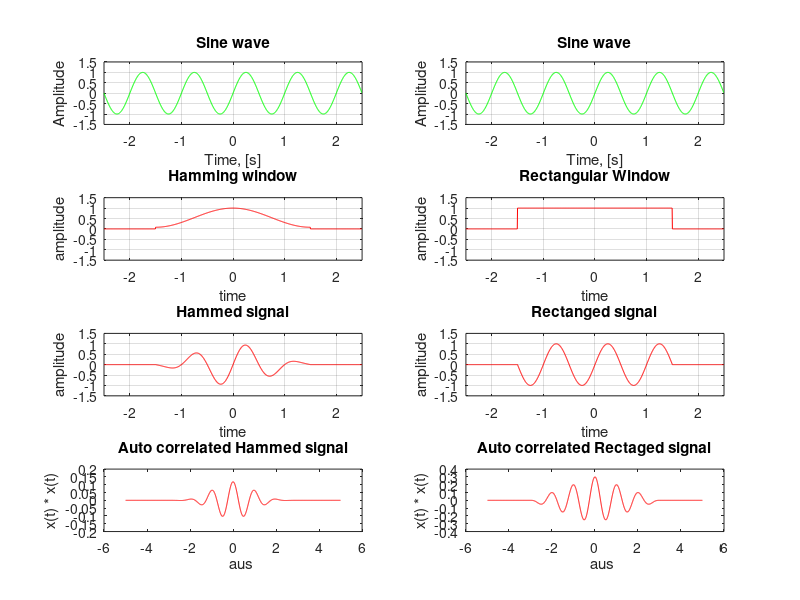

The MATLAB source for this figure:
close all;
clc;
clear all;
% ----------------------------------
% STEP 1: Generating the sine wave  
% ----------------------------------

f1 = 1;
N  = 1000; % Number of Samples
Fs = 200; % Sampling Frequency in Hz % Sampling Time(Ts) = 1/Fs = 1/200 = 0.004 sec
t = ((-N/2):(N/2)-1)/Fs; % Time axis from -2.5 sec to 2.495  sec
y = sin(2*pi*f1*t); % generates the sine wave


subplot(4,2,1); % to generate a plot for 8 graphs
plot(t, y, 'g');
title("Sine wave");
xlabel("Time, [s]");
ylabel("Amplitude");
ylim([-1.5 1.5]), xlim([-2.5 2.5])
grid;

subplot(4,2,2);
plot(t, y, 'g');
title("Sine wave");
xlabel("Time, [s]");
ylabel("Amplitude");
ylim([-1.5 1.5]), xlim([-2.5 2.5])
grid;

% ------------------------------------------------------------------------------------
% Theory: These window functions are useful for noise measurements where better frequency
% resolution with moderate side lobes are required.
% Windowing the data makes sure that the ends match up while keeping 
% everything reasonably smooth; this greatly reduces the sort of "spectral leakage"

% As you can see in the plot the Hamming window's side lobes tends to reach zero
% which helps in cancelling the nearest side lobe.

% link: https://download.ni.com/evaluation/pxi/Understanding%20FFTs%20and%20Windowing.pdf

% ------------------------------
% STEP 2: Generating the windows
% ------------------------------

% IMPORTANT!!
% In this case we are taking window length smaller than signal length, 
% This is to display the edges of the rectangular window and the hamming window.
% You should always match the length of the windows
% an = a + (n-1)*d
% zero padding , window length, zero padding
% [zeros(1, 200) hamming(601)'  zeros(1, 199)]  [-2.5 to -1.505, -1.5 to 1.5, 1.505 to 2.495] 
% we can simplify the length by:
% or zeros(1, 200) hamming(600)'  zeros(1, 200) [-2.5 to -1.505, -1.5 to 1.495, 1.5 to 2.495] 
% rectwin(windowLength*Fs + 1) including = 1.5

% Please note it is not dynamic it has been carefully choosen
% according to the window position
windowLength = 3; % ( 3 seconds ), shown the exampe of 4 seconds in the tutorial!!

rectWindow = [zeros(1, 1*Fs) rectwin(windowLength*Fs)'  zeros(1, 1*Fs)];  % Rectangular Window
hammingWindow = [zeros(1, 1*Fs) hamming(windowLength*Fs)'  zeros(1, 1*Fs)]; % Hamming Window

% Hamming window plot
subplot(4,2,3);
plot(t, hammingWindow, 'r');
title("Hamming window");
xlabel("time");
ylabel("amplitude");
ylim([-1.5 1.5]), xlim([-2.5 2.5])

grid;

% Rectangular window plot
subplot(4,2,4);
plot(t, rectWindow, 'r');
title("Rectangular Window");
xlabel("time");
ylabel("amplitude");
ylim([-1.5 1.5]), xlim([-2.5 2.5])
grid;

% ------------------------------------------------------------
% STEP 3: Applying the windows on the respective sine wave
% ------------------------------------------------------------


hammedSignal = y.*hammingWindow; % using hamming window on sinosodal signal
subplot(4,2,5);
plot(t, hammedSignal, 'r');
title("Hammed signal");
xlabel("time");
ylabel("amplitude");
ylim([-1.5 1.5]), xlim([-2.5 2.5])
grid;


rectSignal = y.*rectWindow; % using rectangular window on sinosodal signal
subplot(4,2,6);
plot(t, rectSignal, 'r');
title("Rectanged signal");
xlabel("time");
ylabel("amplitude");
ylim([-1.5 1.5]), xlim([-2.5 2.5])
grid;

% ------------------------------------------------------------
% STEP 4: Finding the autocorrelation of the windowed signal
% ------------------------------------------------------------

% IMPORTANT CONCEPT:
% To normalise the y axis we are passing the 'biased' as one of the
% argument
[correlationOfHammedSignal, hammedLags] = xcorr(hammedSignal, 'biased');
[correlationOfRectSignal, rectLags] = xcorr(rectSignal, 'biased');

% IMPORTANT CONCEPT:
% to normalise the tau we have to multiply by 1/Fs 
tauH = hammedLags*1/Fs;
tausR = rectLags*1/Fs;

% correlated hammed signal plotting
subplot(4,2,7);
plot(tauH, correlationOfHammedSignal, 'r');
title("Auto correlated Hammed signal");
xlabel("\taus");
ylabel("x(t) * x(t)");

% correlated rectanged signal plotting


%% IMPORTANT NOTE!!
% Please note, now we cannot find the amplitude by (Amplitude)^2/2 as
% the window length has been changed which is resulting into 
% lesser components of the wave hence resulting into fewer 
% components for ACF.
subplot(4,2,8);
plot(tausR, correlationOfRectSignal, 'r');
title("Auto correlated Rectaged signal");
xlabel("\taus");
ylabel("x(t) * x(t)");

